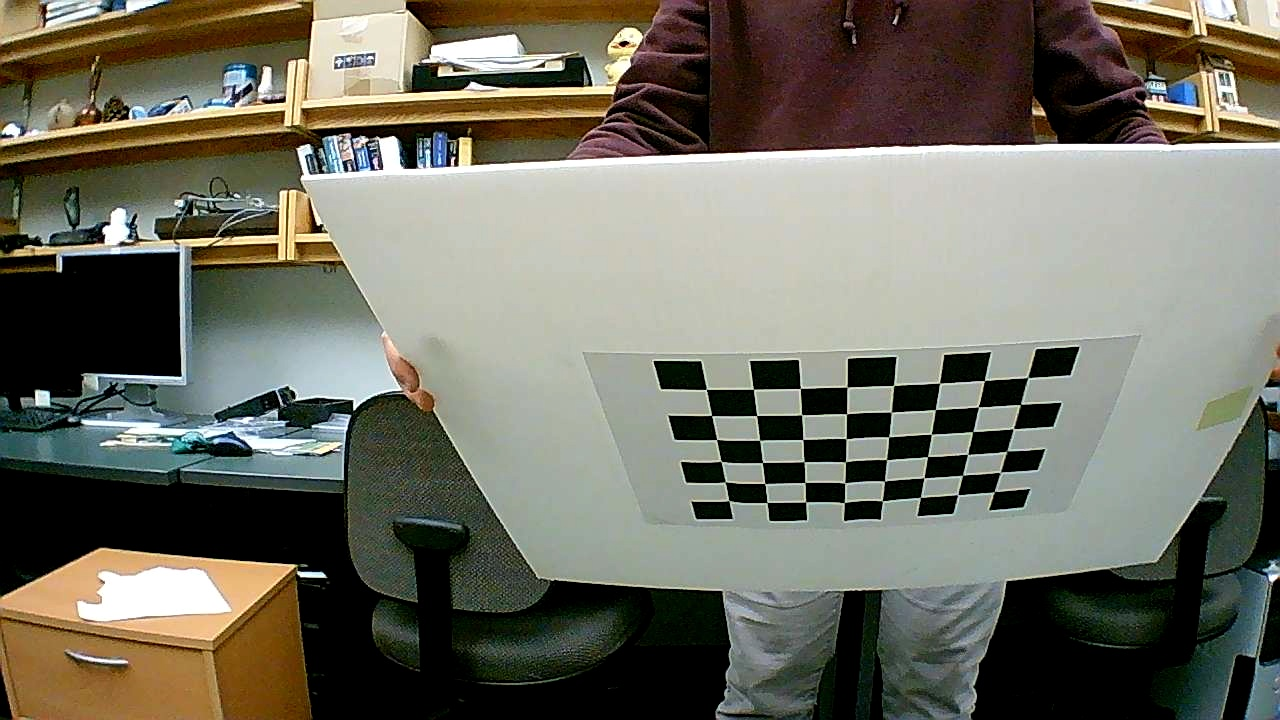
#> input picture camera_calibration/calibration_images/1002.jpg, 1280 x 720 px; its folder holds 4 pictures in this run
$ python camera_config.py
#> lines starting #> are read from the running program, lines starting #| are printed output that depends on the picture
### camera_calibration/calibrate_camera.py
import cv2
import numpy as np
import glob
import re
import sys
import os

current_path = os.getcwd()
print("Current working directory:", current_path)

# REFERENCE https://medium.com/@kennethjiang/calibrate-fisheye-lens-using-opencv-333b05afa0b0

# input checkerboard size
CHECKERBOARD = (8, 6)

subpix_criteria = (cv2.TERM_CRITERIA_EPS+cv2.TERM_CRITERIA_MAX_ITER, 30, 0.1)
calibration_flags = cv2.fisheye.CALIB_RECOMPUTE_EXTRINSIC+cv2.fisheye.CALIB_CHECK_COND+cv2.fisheye.CALIB_FIX_SKEW

objp = np.zeros((1, CHECKERBOARD[0]*CHECKERBOARD[1], 3), np.float32)
objp[0,:,:2] = np.mgrid[0:CHECKERBOARD[0], 0:CHECKERBOARD[1]].T.reshape(-1, 2)
_img_shape = None

objpoints = [] # 3d point in real world space
imgpoints = [] # 2d points in image plane.

# Read images from the 'calibration_images' folder (20+ images)
image_files = glob.glob('calibration_images/*.jpg')
images = sorted(image_files, key=lambda filename: int(re.search(r'\d+', filename).group()))

for fname in images:
    img = cv2.imread(fname)
#> img is the input picture: shape (720, 1280, 3); mean B, G, R 97.8, 110.1, 111.5

    if _img_shape == None:
        _img_shape = img.shape[:2]
    else:
        assert _img_shape == img.shape[:2], "All images must share the same size."

    gray = cv2.cvtColor(img,cv2.COLOR_BGR2GRAY)
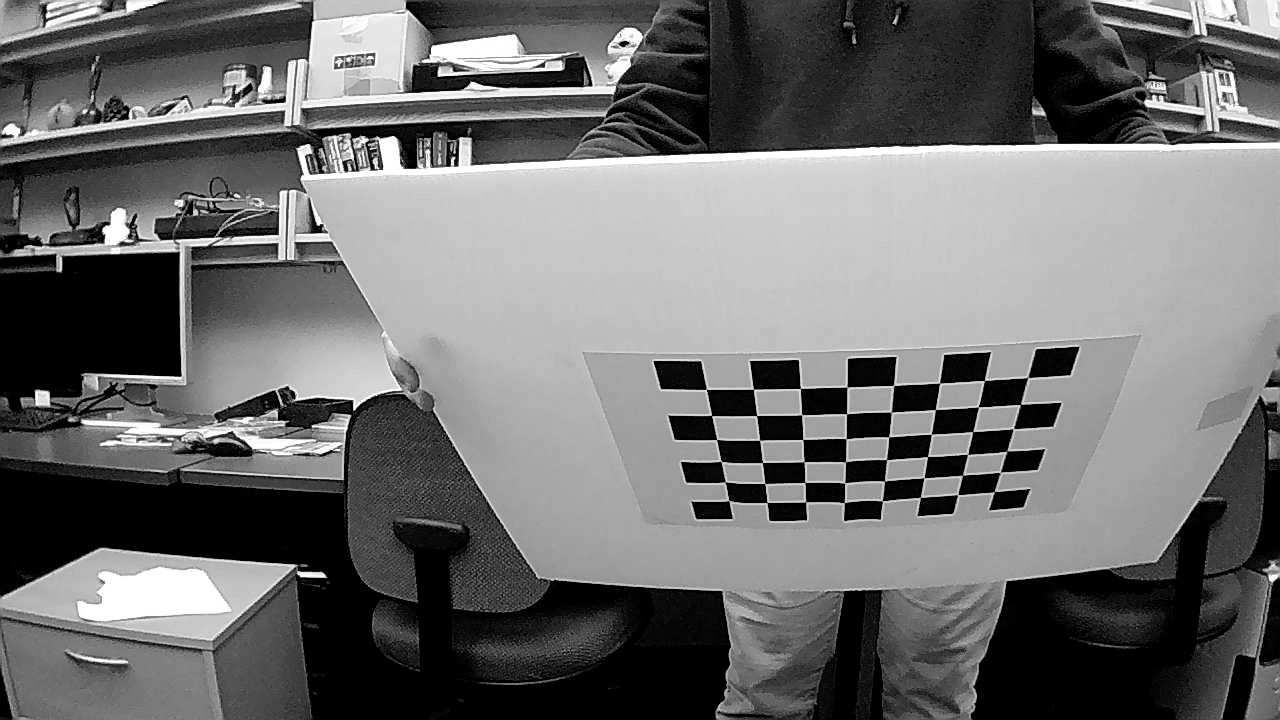
#> gray: shape (720, 1280); min 0, max 255, mean 109.1

    # Find the chess board corners
    ret, corners = cv2.findChessboardCorners(gray, CHECKERBOARD, cv2.CALIB_CB_ADAPTIVE_THRESH+cv2.CALIB_CB_FAST_CHECK+cv2.CALIB_CB_NORMALIZE_IMAGE)
#> ret = True; corners = 48 rows, first 8: [706.3, 389.2], [753.5, 389.3], [800.3, 388.4], [847.1, 387.1], [893.7, 385.2], [939.8, 382.9], [984.5, 380.6], [1027.9, 377.1]

    # If found, add object points, image points (after refining them)
    if ret == True:
        objpoints.append(objp)
        cv2.cornerSubPix(gray,corners,(3,3),(-1,-1),subpix_criteria)
        imgpoints.append(corners)
#> pass 2 of the loop `for fname in images:`:
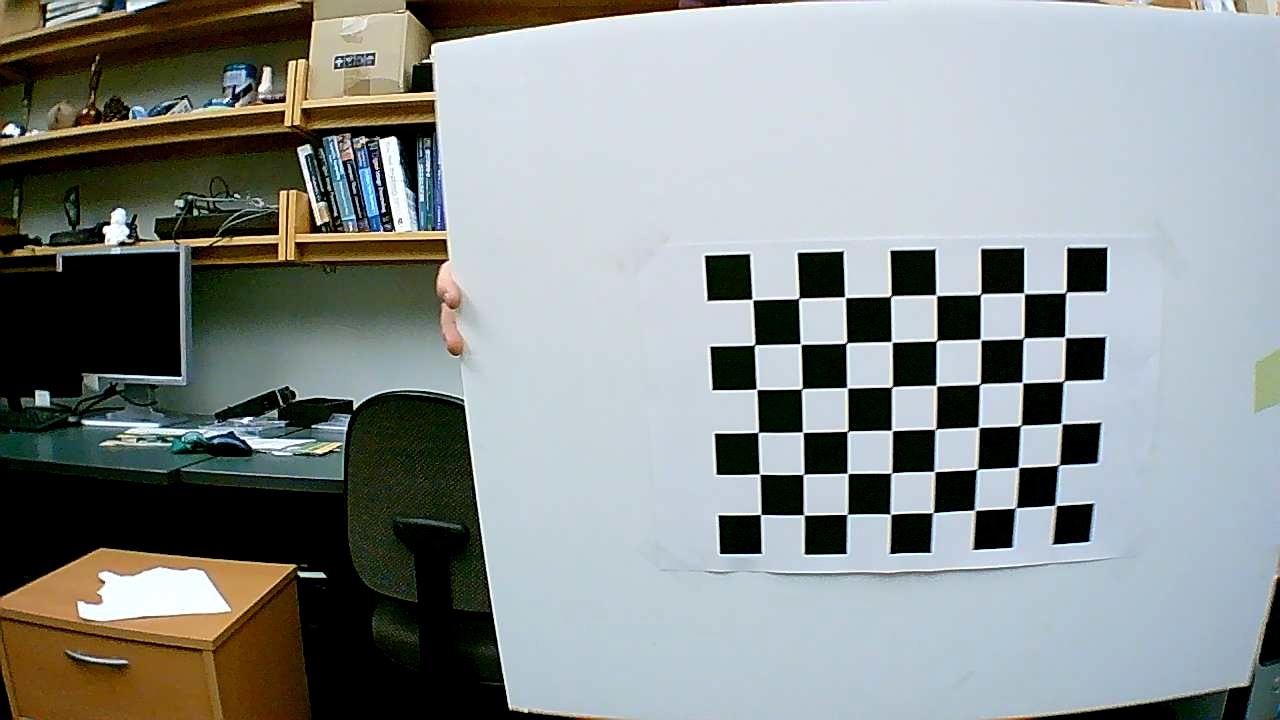
#> input picture camera_calibration/calibration_images/1071.jpg, 1280 x 720 px
#> img is the input picture: shape (720, 1280, 3); mean B, G, R 141, 142.2, 136.3
#> `gray = cv2.cvtColor(img,cv2.COLOR_BGR2GRAY)`:
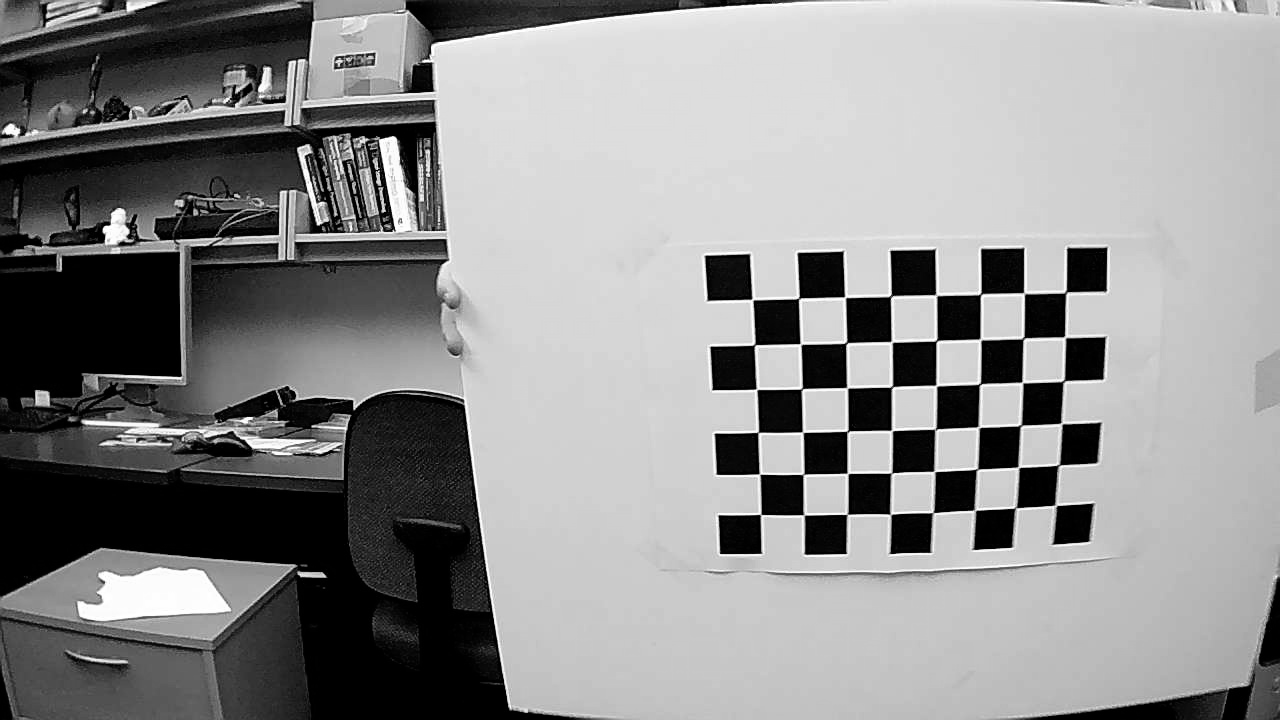
#> gray: shape (720, 1280); min 0, max 255, mean 140.3
#> corners = 48 rows, first 8: [752.2, 299.4], [798.6, 298.4], [845.2, 297.3], [890.7, 296.2], [936.6, 295.5], [980.5, 294.3], [1024, 292.9], [1066, 292.2]
#> pass 3 of the loop `for fname in images:`:
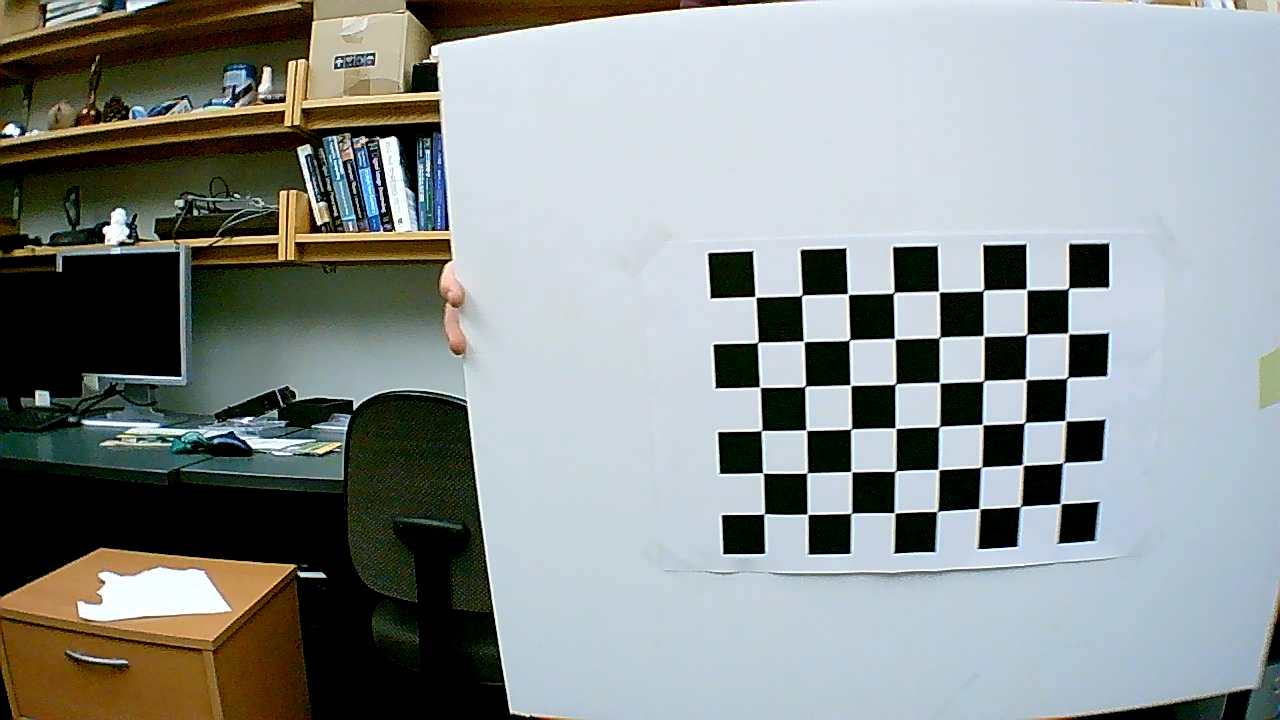
#> input picture camera_calibration/calibration_images/1072.jpg, 1280 x 720 px
#> img is the input picture: shape (720, 1280, 3); mean B, G, R 143.7, 144.7, 138.5
#> `gray = cv2.cvtColor(img,cv2.COLOR_BGR2GRAY)`:
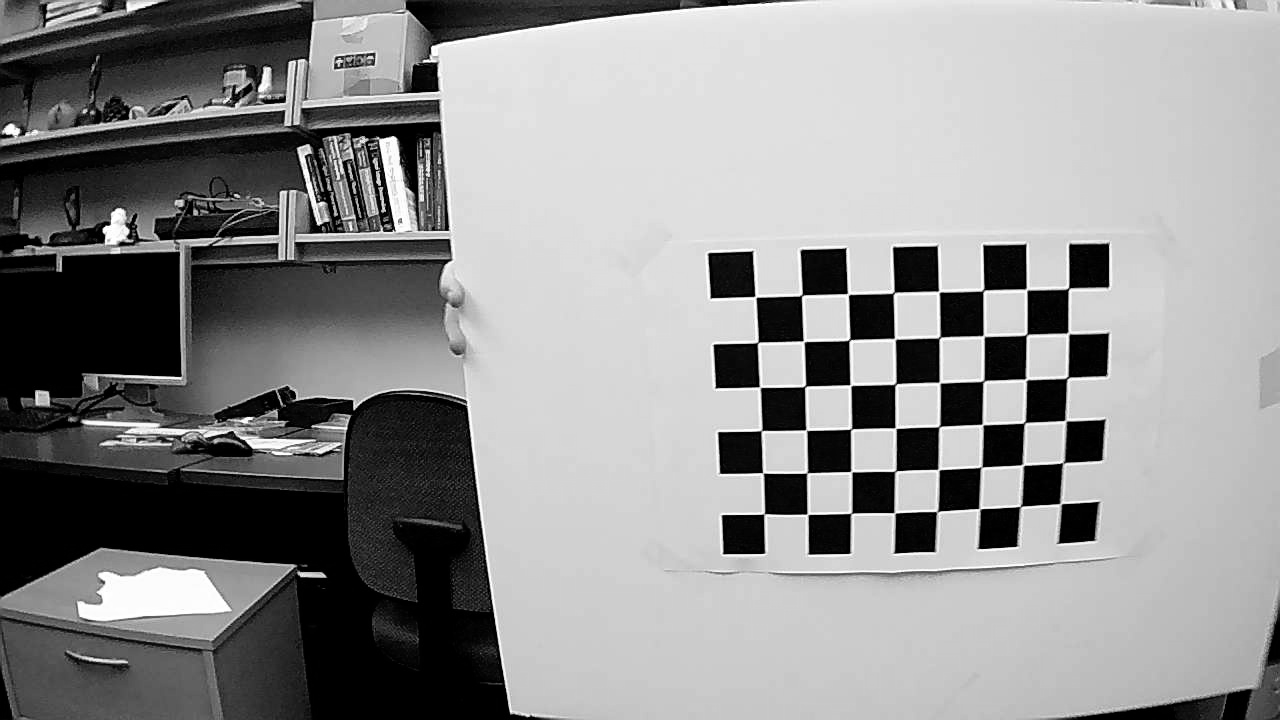
#> gray: shape (720, 1280); min 0, max 255, mean 142.7
#> corners = 48 rows, first 8: [755.5, 296.9], [801.7, 295.3], [848.4, 294.5], [894.3, 292.2], [938.9, 291.7], [983.3, 290.4], [1026.2, 289.1], [1068.8, 288.1]
#> the loop made 4 passes; the first 3 are shown

N_OK = len(objpoints)
K = np.zeros((3, 3))
D = np.zeros((4, 1))
rvecs = [np.zeros((1, 1, 3), dtype=np.float64) for i in range(N_OK)]
tvecs = [np.zeros((1, 1, 3), dtype=np.float64) for i in range(N_OK)]

rms, _, _, _, _ = \
    cv2.fisheye.calibrate(
        objpoints,
        imgpoints,
        gray.shape[::-1],
        K,
        D,
        rvecs,
        tvecs,
        calibration_flags,
        (cv2.TERM_CRITERIA_EPS+cv2.TERM_CRITERIA_MAX_ITER, 30, 1e-6)
    )

print("Found " + str(N_OK) + " valid images for calibration")
print("DIM=" + str(_img_shape[::-1]))
#| DIM=(1280, 720)
print("K=np.array(" + str(K.tolist()) + ")")
print("D=np.array(" + str(D.tolist()) + ")")

# Save the values to files
np.save('DIM.npy', _img_shape[::-1])
np.save('K.npy', K)
np.save('D.npy', D)

### camera_calibration/camera_config.py
import numpy as np
import os
import sys
import calibrate_camera

current_path = os.getcwd()
print("Current working directory:", current_path)

def load_or_calibrate():
    try:
        # Check if the files exist and are not empty
        if (os.path.exists('DIM.npy') and os.path.getsize('DIM.npy') > 0 and
            os.path.exists('K.npy') and os.path.getsize('K.npy') > 0 and
            os.path.exists('D.npy') and os.path.getsize('D.npy') > 0):

            DIM = np.load('DIM.npy')
            K = np.load('K.npy')
            D = np.load('D.npy')

        else:
            raise FileNotFoundError('One or more files are missing or empty.')

    except FileNotFoundError:
        print("Running calibrate_camera.py...")
        calibrate_camera()
        DIM = np.load('DIM.npy')
        K = np.load('K.npy')
        D = np.load('D.npy')

    return DIM, K, D

DIM, K, D = load_or_calibrate()

# Your code using DIM, K, and D here...
